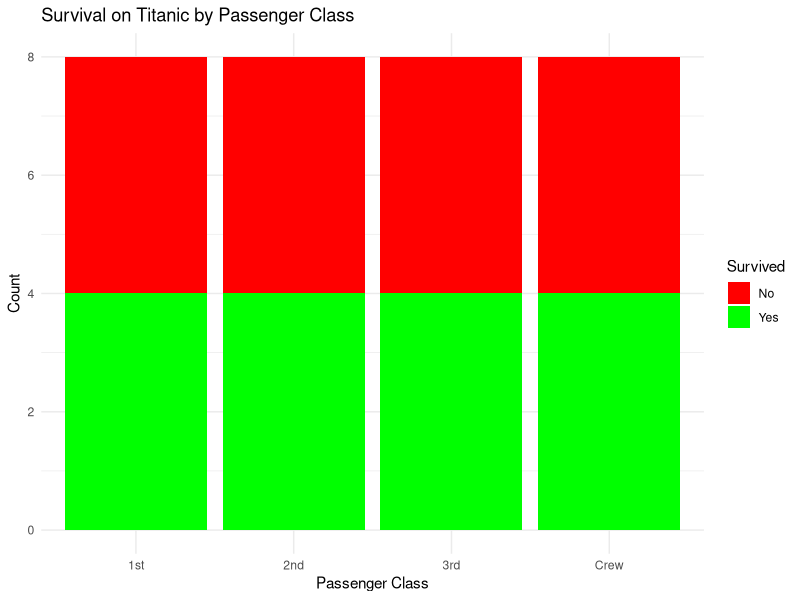
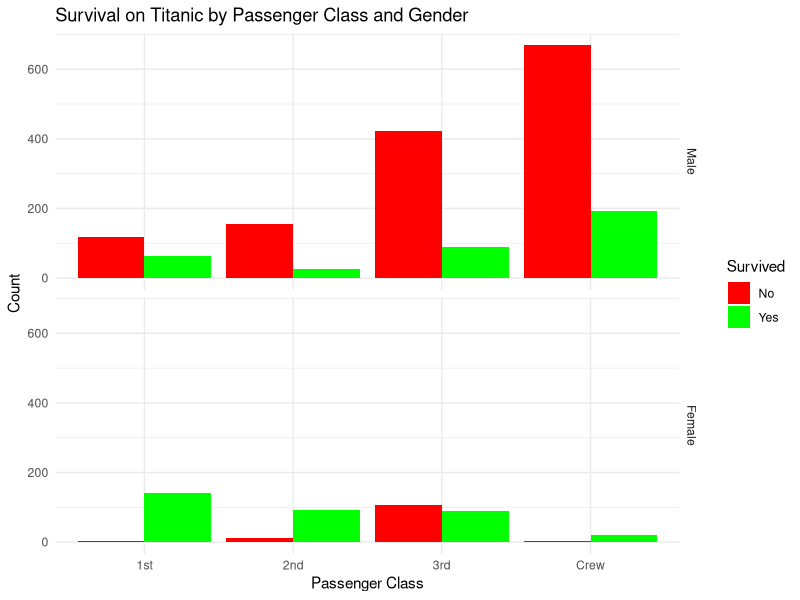
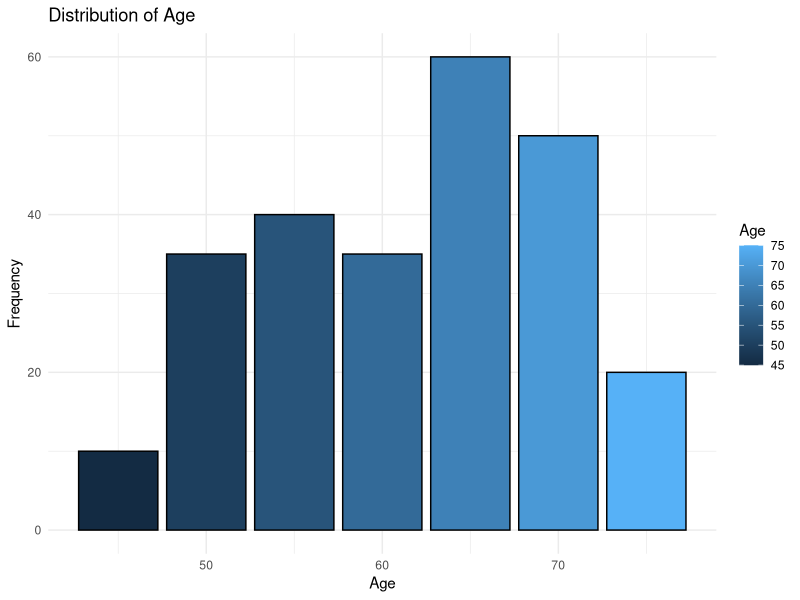

These charts were generated, in order, by the following R code:
library(ggplot2)
data("Titanic")
barplot_data <- as.data.frame(Titanic)
barplot_data$Survived <- factor(barplot_data$Survived, levels = c("No", "Yes"))
ggplot(barplot_data, aes(x = Class, fill = Survived)) +
  geom_bar(position = "stack") +
  labs(title = "Survival on Titanic by Passenger Class", x = "Passenger Class", y = "Count") +
  scale_fill_manual(values = c("No" = "red", "Yes" = "green")) +
  theme_minimal()
gender_plot_data <- aggregate(Freq ~ Class + Survived + Sex, data = barplot_data, sum)
ggplot(gender_plot_data, aes(x = Class, y = Freq, fill = Survived)) +
  geom_bar(position = "dodge", stat = "identity") +
  facet_grid(Sex ~ .) +
  labs(title = "Survival on Titanic by Passenger Class and Gender", x = "Passenger Class", y = "Count") +
  scale_fill_manual(values = c("No" = "red", "Yes" = "green")) +
  theme_minimal()
data <- data.frame(Age = c( 45, 50, 55, 60, 65, 70, 75),
                   Frequency = c(10, 35, 40, 35, 60, 50, 20))
ggplot(data, aes(x = Age, y = Frequency, fill = Age)) +
  geom_bar(stat = "identity", color = "black") +
  labs(title = "Distribution of Age",
       x = "Age",
       y = "Frequency") +
  theme_minimal()